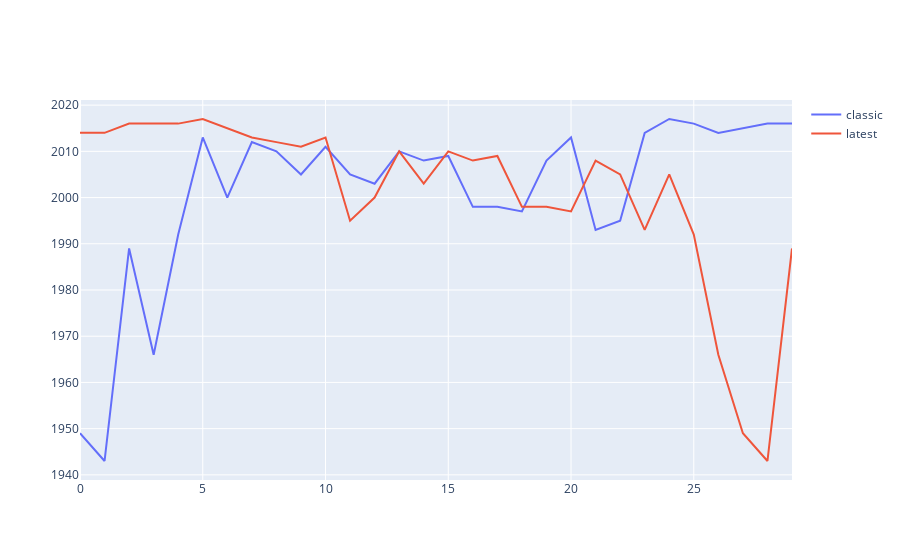

Notebook code for this chart:
### Markdown cell above
### Ben Affleck vs Adam West
If we search for `batman`, how do the results compare?  Since the `classic` model prefered old movies it has old movies in the top position, and the opposite is true for the `latest` model.  To continue learning LTR, brainstorm more features and generate some real judgments for real queries.

### Code cell
import ltr.release_date_plot as rdp
rdp.plot(client, 'batman')

### Figure 1 — Plotly figure (JSON) as saved in the notebook; plotly's stock layout.template omitted (floating-point values rounded to 4 significant figures)
{"data": [{"mode": "lines", "name": "classic", "text": ["Batman and Robin (1.7170436)", "Batman (1.5719552)", "Batman (-3.9741955)", "Batman (-4.0436997)", "Batman Returns (-4.0865974)", "Batman: The Dark Knight Returns, Part 2 (-4.1983223)", "Batman Beyond: Return of the Joker (-4.1983223)", "Batman: The Dark Knight Returns, Part 1 (-4.1983223)", "Batman: Under the Red Hood (-4.1983223)", "Batman Begins (-4.1983223)", "Batman: Year One (-4.1983223)", "The Batman vs Dracula (-4.1983223)", "Batman: Mystery of the Batwoman (-4.1983223)", "Superman/Batman: Apocalypse (-4.1983223)", "Batman: Gotham Knight (-4.1983223)", "Superman/Batman: Public Enemies (-4.1983223)", "Batman & Mr. Freeze: SubZero (-4.1983223)", "The Batman Superman Movie: World's Finest (-4.1983223)", "Batman & Robin (-4.1983223)", "Batman Unmasked: The Psychology of the Dark Knight (-4.1983223)", "Lego Batman: The Movie - DC Super Heroes Unite (-4.1983223)", "Batman: Mask of the Phantasm (-4.2909575)", "Batman Forever (-4.3057265)", "Batman: Assault on Arkham (-4.346151)", "The Lego Batman Movie (-4.346151)", "Batman v Superman: Dawn of Justice (-4.346151)", "Son of Batman (-4.346151)", "Batman vs. Robin (-4.346151)", "Batman: Bad Blood (-4.346151)", "Batman: The Killing Joke (-4.346151)"], "type": "scatter", "x": [0, 1, 2, 3, 4, 5, 6, 7, 8, 9, 10, 11, 12, 13, 14, 15, 16, 17, 18, 19, 20, 21, 22, 23, 24, 25, 26, 27, 28, 29], "y": [1949, 1943, 1989, 1966, 1992, 2013, 2000, 2012, 2010, 2005, 2011, 2005, 2003, 2010, 2008, 2009, 1998, 1998, 1997, 2008, 2013, 1993, 1995, 2014, 2017, 2016, 2014, 2015, 2016, 2016]}, {"mode": "lines", "name": "latest", "text": ["Batman: Assault on Arkham (6.3971395)", "Son of Batman (6.3971395)", "Batman v Superman: Dawn of Justice (1.3710802)", "Batman: Bad Blood (1.3710802)", "Batman: The Killing Joke (1.3710802)", "The Lego Batman Movie (1.371054)", "Batman vs. Robin (1.3710033)", "Batman: The Dark Knight Returns, Part 2 (0.959237)", "Batman: The Dark Knight Returns, Part 1 (0.959237)", "Batman: Year One (0.959237)", "Lego Batman: The Movie - DC Super Heroes Unite (0.959237)", "Batman Forever (-4.26494)", "Batman Beyond: Return of the Joker (-4.2649403)", "Batman: Under the Red Hood (-4.2649403)", "Batman: Mystery of the Batwoman (-4.2649403)", "Superman/Batman: Apocalypse (-4.2649403)", "Batman: Gotham Knight (-4.2649403)", "Superman/Batman: Public Enemies (-4.2649403)", "Batman & Mr. Freeze: SubZero (-4.2649403)", "The Batman Superman Movie: World's Finest (-4.2649403)", "Batman & Robin (-4.2649403)", "Batman Unmasked: The Psychology of the Dark Knight (-4.2649403)", "Batman Begins (-4.2649407)", "Batman: Mask of the Phantasm (-4.2649407)", "The Batman vs Dracula (-4.2649407)", "Batman Returns (-4.2649407)", "Batman (-4.381904)", "Batman and Robin (-4.3819046)", "Batman (-4.3819046)", "Batman (-4.382803)"], "type": "scatter", "x": [0, 1, 2, 3, 4, 5, 6, 7, 8, 9, 10, 11, 12, 13, 14, 15, 16, 17, 18, 19, 20, 21, 22, 23, 24, 25, 26, 27, 28, 29], "y": [2014, 2014, 2016, 2016, 2016, 2017, 2015, 2013, 2012, 2011, 2013, 1995, 2000, 2010, 2003, 2010, 2008, 2009, 1998, 1998, 1997, 2008, 2005, 1993, 2005, 1992, 1966, 1949, 1943, 1989]}], "layout": {}}
